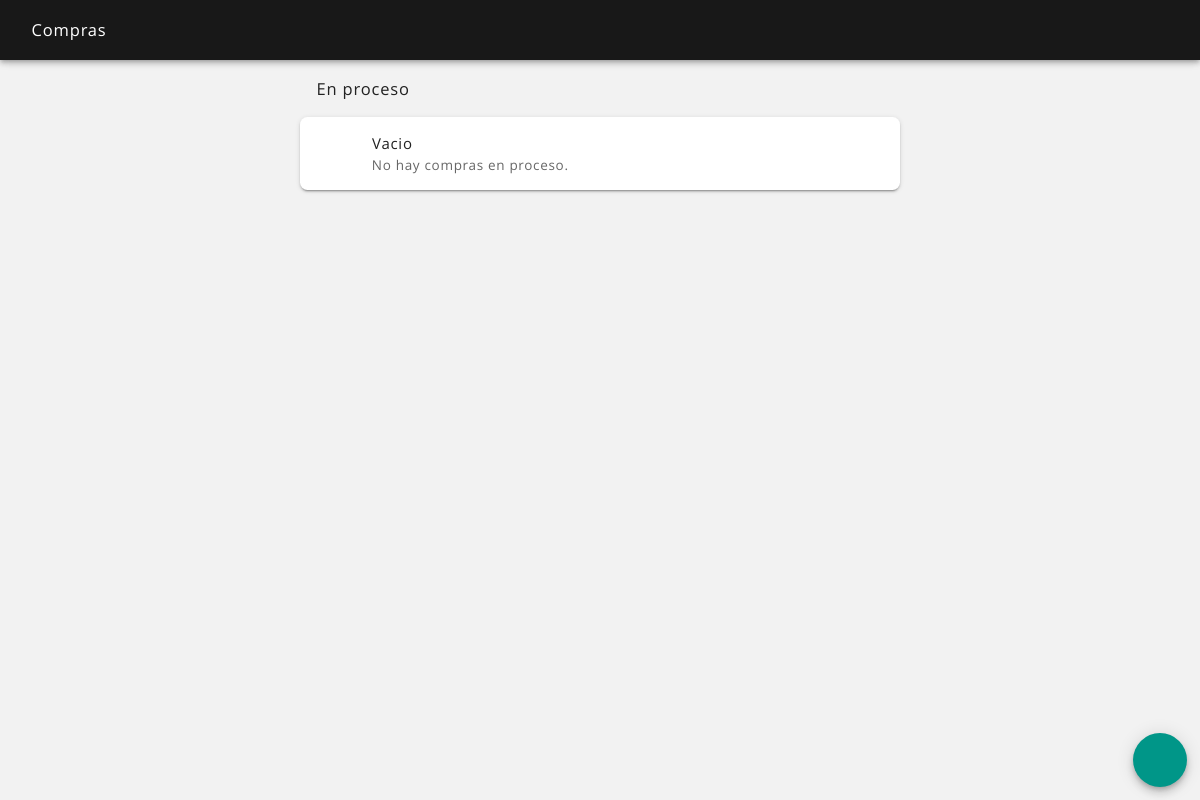
Before: /compras_ver.php (signed in) with the older database file.
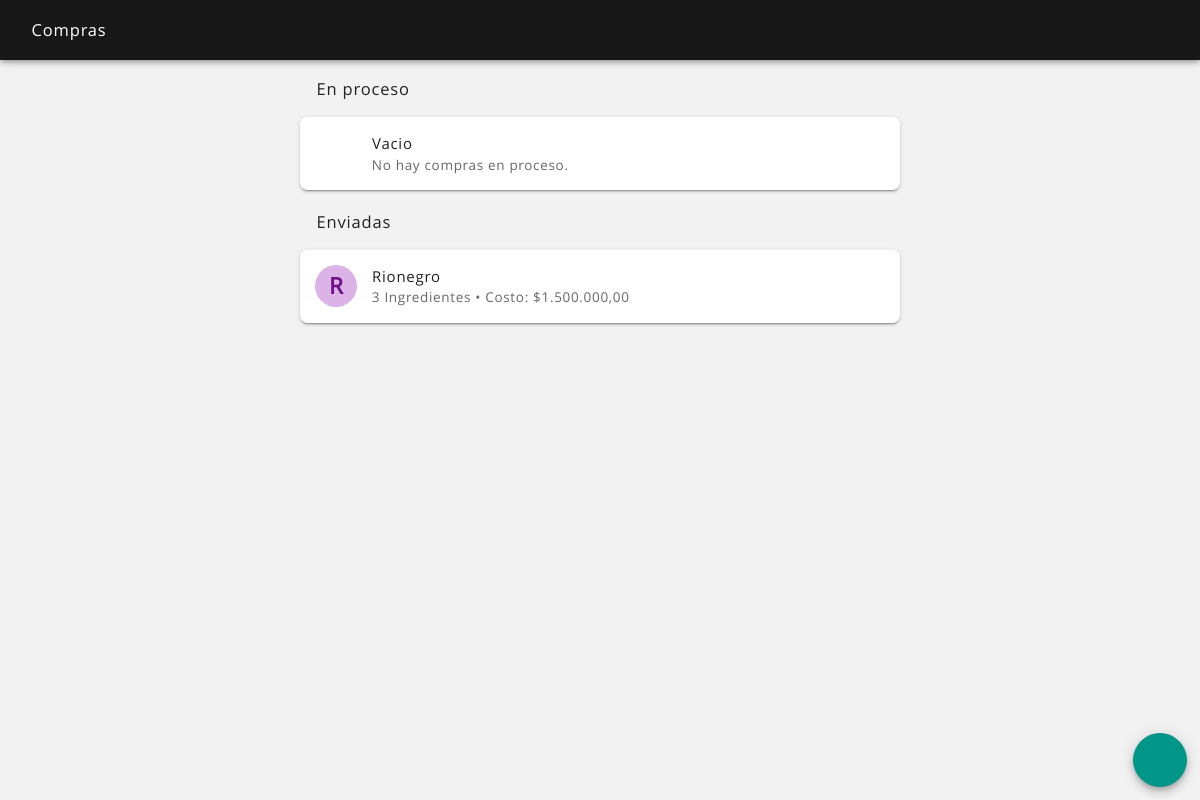
After: the same page with the newer database file.
### tables this page shows
CREATE TABLE `compra` (
  `compra_id` int(11) NOT NULL,
  `fecha_alta` datetime NOT NULL,
  `fecha_mod` datetime NOT NULL,
  `fecha_baja` datetime NOT NULL,
  `usuario_alta` int(11) NOT NULL,
  `usuario_mod` int(11) NOT NULL,
  `usuario_baja` int(11) NOT NULL,
  `estado` text NOT NULL,
  `valor` text NOT NULL,
  `observacion_envio` text NOT NULL,
  `observacion_recepcion` text NOT NULL,
  `destino` int(11) NOT NULL
);

CREATE TABLE `local` (
  `local_id` int(11) NOT NULL,
  `fecha_alta` datetime NOT NULL,
  `fecha_mod` datetime NOT NULL,
  `fecha_baja` datetime NOT NULL,
  `usuario_alta` int(11) NOT NULL,
  `usuario_mod` int(11) NOT NULL,
  `usuario_baja` int(11) NOT NULL,
  `estado` text NOT NULL,
  `local` text NOT NULL,
  `tipo` text NOT NULL,
  `direccion` text NOT NULL,
  `telefono` text NOT NULL,
  `apertura` time NOT NULL,
  `cierre` time NOT NULL,
  `propina` int(11) NOT NULL,
  `imagen` text NOT NULL,
  `imagen_nombre` text NOT NULL
);

### sis/avatar_color.php (called while the page is built)
<?php
$pla = ord(strtolower($avatar_nombre[0]));
$ula = ord(substr($avatar_nombre, -1));
$lca = strlen($avatar_nombre);
$sca = $pla + $ula + $lca + $avatar_id;
$sca = $sca << 5;
$ab_hue = $sca;
$ab_sat = "50%";
$ab_lig = "80%";
$at_hue = $sca;
$at_sat = "80%";
$at_lig = "30%";
?>

### compras_ver.php (the view, shortened to what the changed rows need)
<?php
include ("sis/nombre_sesion.php");
?>
<?php
if(isset($_POST['body_snack'])) $body_snack = $_POST['body_snack']; elseif(isset($_GET['body_snack'])) $body_snack = $_GET['body_snack']; else $body_snack = null;
?>
<!DOCTYPE html>
<html lang="es">
<head>
    <?php
    include ("partes/head.php");
    ?>
</head>
<body <?php echo $body_snack; ?>>
<header class="rdm-toolbar--contenedor">
    <div class="rdm-toolbar--fila">
        <div class="rdm-toolbar--izquierda">
            <h2 class="rdm-toolbar--titulo">Compras</h2>
        </div>
    </div>
</header>
<main class="rdm--contenedor-toolbar">
    <?php
    $consulta = $conexion->query("SELECT * FROM compra WHERE estado = 'creado' ORDER BY fecha_alta");
    if ($consulta->num_rows == 0)
    {
        ?>
        <h2 class="rdm-lista--titulo-largo">En proceso</h2>
        <section class="rdm-lista">
            <article class="rdm-lista--item-doble">
                <div class="rdm-lista--izquierda">
                    <div class="rdm-lista--contenedor">
                        <h2 class="rdm-lista--titulo">Vacio</h2>
                        <h2 class="rdm-lista--texto-secundario">No hay compras en proceso.</h2>
                    </div>
                </div>
            </article>
        </section>
    <?php
    }
    ?>
    <?php
    $consulta = $conexion->query("SELECT * FROM compra WHERE estado = 'enviado' ORDER BY fecha_alta");
    if ($consulta->num_rows == 0)
    {
        ?>
        <?php
    }
    else
    {
        ?>
        <h2 class="rdm-lista--titulo-largo">Enviadas</h2>
        <section class="rdm-lista">
        <?php
        while ($fila = $consulta->fetch_assoc())
        {
            $compra_id = $fila['compra_id'];
            $destino = $fila['destino'];
            $consulta2 = $conexion->query("SELECT * FROM local WHERE local_id = $destino");
            if ($filas2 = $consulta2->fetch_assoc())
            {
                $local = $filas2['local'];
            }
            else
            {
                $local = "";
            }
            $consulta_ingredientes = $conexion->query("SELECT * FROM compra_ingrediente WHERE compra_id = '$compra_id'");
            $total_ingredientes = $consulta_ingredientes->num_rows;
            $consulta_costo = $conexion->query("SELECT * FROM compra_ingrediente WHERE compra_id = '$compra_id' ORDER BY fecha_alta DESC");
            if ($consulta_costo->num_rows != 0)
            {
                $composicion_costo = 0;
                while ($fila = $consulta_costo->fetch_assoc())
                {
                    $cantidad_enviada = $fila['cantidad_enviada'];
                    $ingrediente_id = $fila['ingrediente_id'];
                    $consulta2 = $conexion->query("SELECT * FROM ingrediente WHERE ingrediente_id = $ingrediente_id");
                    if ($filas2 = $consulta2->fetch_assoc())
                    {
                        $costo_unidad_compra_c = $filas2['costo_unidad_compra'];
                    }
                    else
                    {
                        $unidad_compra_c = "unid";
                        $costo_unidad_compra_c = 0;
                    }
                    $ingrediente_costo = $costo_unidad_compra_c * $cantidad_enviada;
                    $composicion_costo = $composicion_costo + $ingrediente_costo;
                }
                $costo_valor = $composicion_costo;
            }
            else
            {
                $costo_valor = 0;
            }
            $avatar_id = $compra_id;
            $avatar_nombre = "$local";
            include ("sis/avatar_color.php");
            $imagen = '<div class="rdm-lista--avatar-color" style="background-color: hsl('.$ab_hue.', '.$ab_sat.', '.$ab_lig.'); color: hsl('.$at_hue.', '.$at_sat.', '.$at_lig.');"><span class="rdm-lista--avatar-texto">'.strtoupper(substr($avatar_nombre, 0, 1)).'</span></div>';
            ?>
                <article class="rdm-lista--item-doble">
                    <div class="rdm-lista--izquierda">
                        <div class="rdm-lista--contenedor">
                            <?php echo "$imagen"; ?>
                        </div>
                        <div class="rdm-lista--contenedor">
                            <h2 class="rdm-lista--titulo"><?php echo ucfirst("$local"); ?></h2>
                            <h2 class="rdm-lista--texto-secundario"><?php echo ($total_ingredientes); ?> Ingredientes  •  Costo: $<?php echo number_format($costo_valor, 2, ",", "."); ?></h2>
                        </div>
                    </div>
                </article>
        <?php
        }
        ?>
        </section>
    <?php
    }
    ?>
</main>
</body>
</html>

Changed rows visible on the page:
added compra: local.local "R", local.local "Rionegro", total_ingredientes "3", costo_valor "1.500.000,00"
Other visible differences:
text now shown: "Enviadas"
